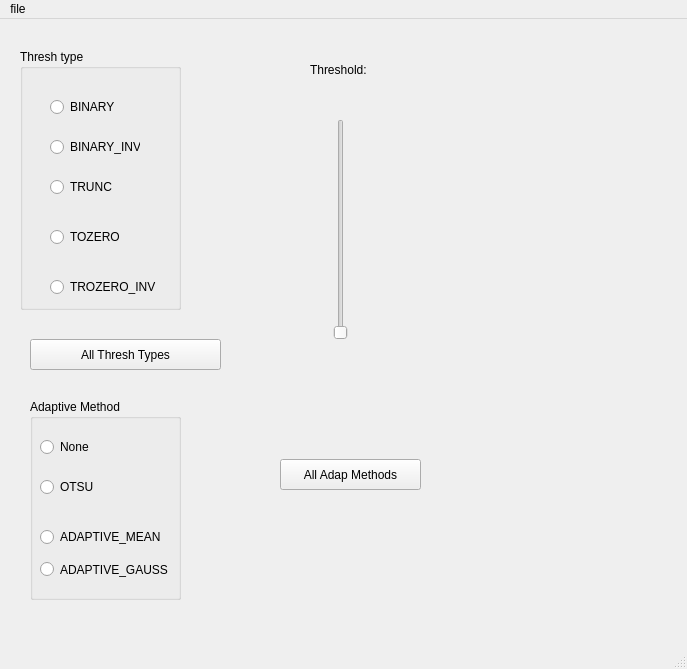
<?xml version="1.0" encoding="UTF-8"?>
<ui version="4.0">
 <class>MainWindow</class>
 <widget class="QMainWindow" name="MainWindow">
  <property name="geometry">
   <rect>
    <x>0</x>
    <y>0</y>
    <width>687</width>
    <height>669</height>
   </rect>
  </property>
  <property name="windowTitle">
   <string>MainWindow</string>
  </property>
  <widget class="QWidget" name="centralwidget">
   <widget class="QGroupBox" name="groupBox">
    <property name="geometry">
     <rect>
      <x>20</x>
      <y>30</y>
      <width>161</width>
      <height>261</height>
     </rect>
    </property>
    <property name="title">
     <string>Thresh type</string>
    </property>
    <widget class="QRadioButton" name="radioButton_binary">
     <property name="geometry">
      <rect>
       <x>30</x>
       <y>50</y>
       <width>90</width>
       <height>16</height>
      </rect>
     </property>
     <property name="text">
      <string>BINARY</string>
     </property>
    </widget>
    <widget class="QRadioButton" name="radioButton_binary_inv">
     <property name="geometry">
      <rect>
       <x>30</x>
       <y>90</y>
       <width>90</width>
       <height>16</height>
      </rect>
     </property>
     <property name="text">
      <string>BINARY_INV</string>
     </property>
    </widget>
    <widget class="QRadioButton" name="radioButton_trunc">
     <property name="geometry">
      <rect>
       <x>30</x>
       <y>130</y>
       <width>90</width>
       <height>16</height>
      </rect>
     </property>
     <property name="text">
      <string>TRUNC</string>
     </property>
    </widget>
    <widget class="QRadioButton" name="radioButton_tozero">
     <property name="geometry">
      <rect>
       <x>30</x>
       <y>180</y>
       <width>90</width>
       <height>16</height>
      </rect>
     </property>
     <property name="text">
      <string>TOZERO</string>
     </property>
    </widget>
    <widget class="QRadioButton" name="radioButton_tozero_inv">
     <property name="geometry">
      <rect>
       <x>30</x>
       <y>230</y>
       <width>131</width>
       <height>16</height>
      </rect>
     </property>
     <property name="text">
      <string>TROZERO_INV</string>
     </property>
    </widget>
   </widget>
   <widget class="QPushButton" name="pushButton_thresh_types">
    <property name="geometry">
     <rect>
      <x>30</x>
      <y>320</y>
      <width>191</width>
      <height>31</height>
     </rect>
    </property>
    <property name="text">
     <string>All Thresh Types</string>
    </property>
   </widget>
   <widget class="QSlider" name="verticalSlider">
    <property name="geometry">
     <rect>
      <x>310</x>
      <y>100</y>
      <width>61</width>
      <height>221</height>
     </rect>
    </property>
    <property name="orientation">
     <enum>Qt::Vertical</enum>
    </property>
   </widget>
   <widget class="QLabel" name="label_threshold">
    <property name="geometry">
     <rect>
      <x>310</x>
      <y>40</y>
      <width>81</width>
      <height>21</height>
     </rect>
    </property>
    <property name="text">
     <string>Threshold:</string>
    </property>
   </widget>
   <widget class="QGroupBox" name="groupBox_2">
    <property name="geometry">
     <rect>
      <x>30</x>
      <y>380</y>
      <width>151</width>
      <height>201</height>
     </rect>
    </property>
    <property name="title">
     <string>Adaptive Method</string>
    </property>
    <widget class="QRadioButton" name="radioButton_none">
     <property name="geometry">
      <rect>
       <x>10</x>
       <y>40</y>
       <width>90</width>
       <height>16</height>
      </rect>
     </property>
     <property name="text">
      <string>None</string>
     </property>
    </widget>
    <widget class="QRadioButton" name="radioButton_otsu">
     <property name="geometry">
      <rect>
       <x>10</x>
       <y>80</y>
       <width>90</width>
       <height>16</height>
      </rect>
     </property>
     <property name="text">
      <string>OTSU</string>
     </property>
    </widget>
    <widget class="QRadioButton" name="radioButton_adap_mean">
     <property name="geometry">
      <rect>
       <x>10</x>
       <y>130</y>
       <width>141</width>
       <height>16</height>
      </rect>
     </property>
     <property name="text">
      <string>ADAPTIVE_MEAN</string>
     </property>
    </widget>
    <widget class="QRadioButton" name="radioButton_adap_gauss">
     <property name="geometry">
      <rect>
       <x>10</x>
       <y>160</y>
       <width>141</width>
       <height>21</height>
      </rect>
     </property>
     <property name="text">
      <string>ADAPTIVE_GAUSS</string>
     </property>
    </widget>
   </widget>
   <widget class="QPushButton" name="pushButton_adap_methods">
    <property name="geometry">
     <rect>
      <x>280</x>
      <y>440</y>
      <width>141</width>
      <height>31</height>
     </rect>
    </property>
    <property name="text">
     <string>All Adap Methods</string>
    </property>
   </widget>
  </widget>
  <widget class="QMenuBar" name="menubar">
   <property name="geometry">
    <rect>
     <x>0</x>
     <y>0</y>
     <width>687</width>
     <height>21</height>
    </rect>
   </property>
   <widget class="QMenu" name="menufile">
    <property name="title">
     <string>file</string>
    </property>
    <addaction name="actionOpen"/>
    <addaction name="actionSave"/>
   </widget>
   <addaction name="menufile"/>
  </widget>
  <widget class="QStatusBar" name="statusbar"/>
  <action name="actionOpen">
   <property name="text">
    <string>Open</string>
   </property>
  </action>
  <action name="actionSave">
   <property name="text">
    <string>Save</string>
   </property>
  </action>
 </widget>
 <resources/>
 <connections/>
</ui>
